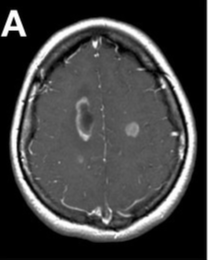
#> input picture t1.png, 208 x 260 px
$ python Fuzzy123.py   (older library calls are emulated)
#> lines starting #> are read from the running program, lines starting #| are printed output that depends on the picture; after the words box and inside, x2 and y2 are one past the last pixel; in counts of white or black regions, pixels touching at a corner belong together
import numpy as np
import cv2
import matplotlib.pyplot as plt
from matplotlib.gridspec import GridSpec

def riddlers_threshold(gray_img, tol=0.5, max_iter=100):
    img_flat = gray_img.flatten().astype(np.float64)
    t1 = img_flat.mean()

    for iteration in range(max_iter):
        g1 = img_flat[img_flat <= t1]
        g2 = img_flat[img_flat > t1]
        if len(g1) == 0 or len(g2) == 0:
            break
        mean_g1 = g1.mean()
        mean_g2 = g2.mean()
        t_new = (mean_g1 + mean_g2) / 2.0

        if abs(t_new - t1) < tol:
            break

        t1 = t_new

    return t1

def create_binary_image(gray_img, threshold):
    binary_img = np.zeros_like(gray_img, dtype=np.uint8)
    binary_img[gray_img > threshold] = 1
    return binary_img

def check_rule(neighbors, pattern):
    #check in neighbours match one of the specified 32 patterns
    ones_indices, zeros_indices = pattern
    for idx in ones_indices:
        if neighbors[idx] != 1:
            return False
    for idx in zeros_indices:
        if neighbors[idx] != 0:
            return False
    return True

def apply_32_fuzzy_rules(binary_img):
    """
    32 fuzzy rules as described in the paper.
    The rules detect edge pixels (dark pixels with at least one bright neighbor)

    Mask:
    N1    N2    N3
    N8    x     N4
    N7    N6    N5
    """
    rows, cols = binary_img.shape
    edge_img = np.zeros_like(binary_img, dtype=np.uint8)

    # Define the 32 rules as (ones_indices, zeros_indices)
    # Index mapping: N1->0, N2->1, N3->2, N4->3, N5->4, N6->5, N7->6, N8->7
    rules = [
        #Single neighbor is 1, all others are 0
        ([0], [1, 2, 3, 4, 5, 6, 7]),  #1: N1=1
        ([1], [0, 2, 3, 4, 5, 6, 7]),  #2: N2=1
        ([2], [0, 1, 3, 4, 5, 6, 7]),  #3: N3=1
        ([3], [0, 1, 2, 4, 5, 6, 7]),  #4: N4=1
        ([4], [0, 1, 2, 3, 5, 6, 7]),  #5: N5=1
        ([5], [0, 1, 2, 3, 4, 6, 7]),  #6: N6=1
        ([6], [0, 1, 2, 3, 4, 5, 7]),  #7: N7=1
        ([7], [0, 1, 2, 3, 4, 5, 6]),  #8: N8=1

        # Two adjacent neighbors are 1
        ([0, 1], [2, 3, 4, 5, 6, 7]),  #9: N1&N2=1
        ([1, 2], [0, 3, 4, 5, 6, 7]),  #10: N2&N3=1
        ([2, 3], [0, 1, 4, 5, 6, 7]),  #11: N3&N4=1
        ([3, 4], [0, 1, 2, 5, 6, 7]),  #12: N4&N5=1
        ([4, 5], [0, 1, 2, 3, 6, 7]),  #13: N5&N6=1
        ([5, 6], [0, 1, 2, 3, 4, 7]),  #14: N6&N7=1
        ([6, 7], [0, 1, 2, 3, 4, 5]),  #15: N7&N8=1
        ([0, 7], [1, 2, 3, 4, 5, 6]),  #16: N1&N8=1

        #Three neighbors are 1
        ([2, 3, 4], [0, 1, 5, 6, 7]),  #17: N3&N4&N5=1
        ([0, 6, 7], [1, 2, 3, 4, 5]),  #18: N1&N8&N7=1
        ([0, 1, 2], [3, 4, 5, 6, 7]),  #19: N1&N2&N3=1
        ([4, 5, 6], [0, 1, 2, 3, 7]),  #20: N5&N6&N7=1

        # Four neighbors are 1
        ([2, 3, 4, 5], [0, 1, 6, 7]),  #21: N3&N4&N5&N6=1
        ([0, 1, 6, 7], [2, 3, 4, 5]),  #22: N1&N2&N7&N8=1
        ([0, 5, 6, 7], [1, 2, 3, 4]),  #23: N1&N6&N7&N8=1
        ([1, 2, 3, 4], [0, 5, 6, 7]),  #24: N2&N3&N4&N5=1
        ([3, 4, 5, 6], [0, 1, 2, 7]),  #25: N4&N5&N6&N7=1
        ([0, 1, 2, 7], [3, 4, 5, 6]),  #26: N1&N2&N3&N8=1
        ([0, 1, 2, 3], [4, 5, 6, 7]),  #27: N1&N2&N3&N4=1
        ([4, 5, 6, 7], [0, 1, 2, 3]),  #28: N5&N6&N7&N8=1

        # Five neighbors are 1
        ([0, 1, 5, 6, 7], [2, 3, 4]),  #29: N1&N2&N6&N7&N8=1
        ([1, 2, 3, 4, 5], [0, 6, 7]),  #30: N2&N3&N4&N5&N6=1
        ([3, 4, 5, 6, 7], [0, 1, 2]),  #31: N4&N5&N6&N7&N8=1
        ([0, 1, 2, 3, 7], [4, 5, 6]),  #32: N1&N2&N3&N4&N8=1
    ]
    padded_img = np.pad(binary_img, (1, 1), mode='constant', constant_values=0)

    # Scan through the image
    for i in range(1, rows + 1):
        for j in range(1, cols + 1):
            # Check if current pixel is dark(0)
            if padded_img[i, j] == 0:
                neighbors = [
                    padded_img[i-1, j-1],  # top-left
                    padded_img[i-1, j],    # top
                    padded_img[i-1, j+1],  # top-right
                    padded_img[i, j+1],    # right
                    padded_img[i+1, j+1],  # bottom-right
                    padded_img[i+1, j],    # bottom
                    padded_img[i+1, j-1],  # bottom-left
                    padded_img[i, j-1],    # left
                ]

                # Count neighbors which have non-zero pixel values
                count = sum(neighbors)

                # check rules if atleast 1 neighbour is bright
                if count > 0:
                    # Group rules by count for efficiency (as per FKB in paper)
                    if count == 1 and any(check_rule(neighbors, rules[r]) for r in range(0, 8)):
                        edge_img[i-1, j-1] = 255
                    elif count == 2 and any(check_rule(neighbors, rules[r]) for r in range(8, 16)):
                        edge_img[i-1, j-1] = 255
                    elif count == 3 and any(check_rule(neighbors, rules[r]) for r in range(16, 20)):
                        edge_img[i-1, j-1] = 255
                    elif count == 4 and any(check_rule(neighbors, rules[r]) for r in range(20, 28)):
                        edge_img[i-1, j-1] = 255
                    elif count == 5 and any(check_rule(neighbors, rules[r]) for r in range(28, 32)):
                        edge_img[i-1, j-1] = 255

    return edge_img

def fuzzy_edge_detection_paper_method(gray_img):
    threshold = riddlers_threshold(gray_img)
    print(f"Computed threshold: {threshold:.2f}")

    binary_img = create_binary_image(gray_img, threshold)

    edge_img = apply_32_fuzzy_rules(binary_img)

    return edge_img, binary_img, threshold

def result_grid(image_paths, output_path="comparison_grid.png"):
    #To create a grid for the final results
#> called with output_path = 'mri_edge_comparison_table.png'
    num_images = len(image_paths)
    results = []
    for idx, img_path in enumerate(image_paths):
        print(f"Processing {idx+1}/{num_images}: {img_path}")
        img = cv2.imread(img_path, cv2.IMREAD_GRAYSCALE)
#> img is the input picture: shape (260, 208); min 0, max 255, mean 64.2
        if img is None:
            print(f"Warning: Could not load {img_path}, skipping...")
            continue
        max_dim = 512
        h, w = img.shape
#> h = 260; w = 208
        if max(h, w) > max_dim:
            scale = max_dim / max(h, w)
            new_w, new_h = int(w * scale), int(h * scale)
            img = cv2.resize(img, (new_w, new_h))

        #fuzzy edge detection operation
        edge_img, _, _ = fuzzy_edge_detection_paper_method(img)
#> in riddlers_threshold, `t1 = img_flat.mean()`: t1 = 64.2
#> the loop in riddlers_threshold, `for iteration in range(max_iter):` made 3 passes
#> (mean_g1, mean_g2, t_new, t1) on passes 1 to 2: (8.84, 112, 60.41, 60.41), (7.6, 111, 59.32, 59.32)
#> (mean_g1, mean_g2, t_new) on pass 3: (7.33, 110.8, 59.07)
#> in fuzzy_edge_detection_paper_method, `threshold = riddlers_threshold(gray_img)`: threshold = 59.32
#| Computed threshold: 59.32
#> in fuzzy_edge_detection_paper_method, `binary_img = create_binary_image(gray_img, threshold)`:
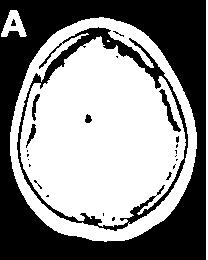
#> binary_img: shape (260, 208); values 0 (black) and 1 (white), 55% white; 24 black regions (16 under 20 px), largest, box (x1, y1, x2, y2) and area: (0, 0, 206, 260) 20552, (17, 27, 188, 231) 3213, (159, 89, 181, 132) 222
#> in apply_32_fuzzy_rules, `padded_img = np.pad(binary_img, (1, 1), mode='constant', constant_valu..`: padded_img: shape (262, 210); values 0 (black) and 1 (white), 54% white; 24 black regions (16 under 20 px), largest, box (x1, y1, x2, y2) and area: (0, 0, 210, 262) 21492, (18, 28, 189, 232) 3213, (160, 90, 182, 133) 222
#> after the loop in apply_32_fuzzy_rules, `for i in range(1, rows + 1):`:
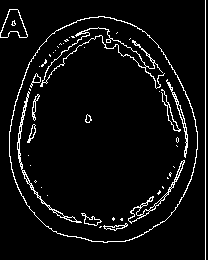
#> edge_img: shape (260, 208); 5.6% white in thin lines or dots

        #Sobel operation
        sobel_x = cv2.Sobel(img, cv2.CV_64F, 1, 0, ksize=3)
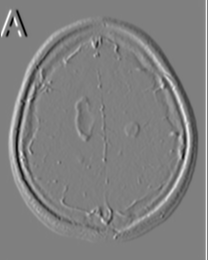
#> sobel_x: shape (260, 208) float64; min -865, max 861, mean 5.2; drawn with min black and max white
        sobel_y = cv2.Sobel(img, cv2.CV_64F, 0, 1, ksize=3)
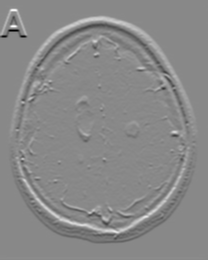
#> sobel_y: shape (260, 208) float64; min -981, max 847, mean 0.2; drawn with min black and max white
        sobel_edges = np.sqrt(sobel_x**2 + sobel_y**2)
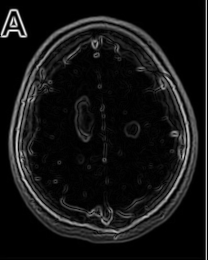
#> sobel_edges: shape (260, 208) float64; min 0, max 981, mean 80.5; drawn with min black and max white
        sobel_edges = np.uint8(255 * sobel_edges / sobel_edges.max())

        #Canny operation
        canny_edges = cv2.Canny(img, 50, 150)
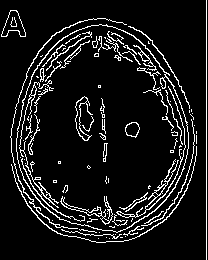
#> canny_edges: shape (260, 208); 9.5% white in thin lines or dots

        results.append({
            'name': img_path,
            'original': img,
            'fuzzy': edge_img,
            'canny': canny_edges,
            'sobel': sobel_edges
        })
#> pass 2 of the loop in result_grid, `for idx, img_path in enumerate(image_paths):`:
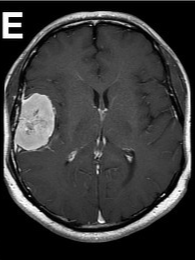
#> input picture t2.png, 195 x 260 px
#> in result_grid, img is the input picture: shape (260, 195); min 0, max 255, mean 57.4
#| Computed threshold: 108.40
#> in fuzzy_edge_detection_paper_method (call 2), `binary_img = create_binary_image(gray_img, threshold)`:
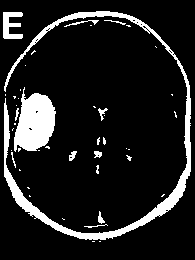
#> binary_img: shape (260, 195); values 0 (black) and 1 (white), 12.3% white; 45 white regions (32 under 20 px), largest, box (x1, y1, x2, y2) and area: (4, 11, 191, 240) 3535, (14, 87, 56, 152) 1818, (3, 12, 23, 39) 346
#> padded_img: shape (262, 197); values 0 (black) and 1 (white), 12.1% white; 45 white regions (32 under 20 px), largest, box (x1, y1, x2, y2) and area: (5, 12, 192, 241) 3535, (15, 88, 57, 153) 1818, (4, 13, 24, 40) 346
#> sobel_x: shape (260, 195) float64
#> sobel_y: shape (260, 195) float64
#> in result_grid, `canny_edges = cv2.Canny(img, 50, 150)`:
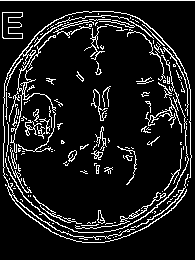
#> canny_edges: shape (260, 195); 10.7% white in thin lines or dots
#> pass 3 of the loop in result_grid, `for idx, img_path in enumerate(image_paths):`:
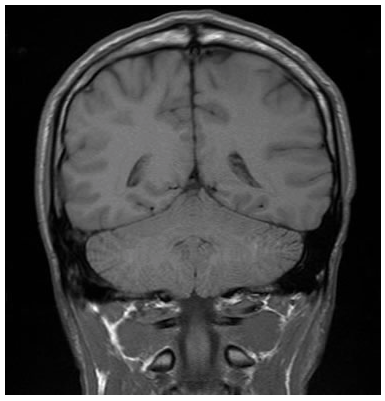
#> input picture mri_brain.png, 385 x 401 px
#> img: shape (401, 385)
#| Computed threshold: 62.75
#> in fuzzy_edge_detection_paper_method (call 3), `binary_img = create_binary_image(gray_img, threshold)`:
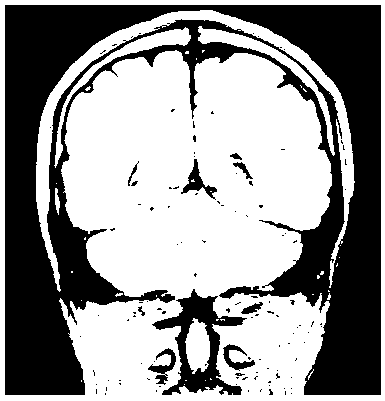
#> binary_img: shape (401, 385); values 0 (black) and 1 (white), 58.2% white; 116 black regions (105 under 20 px), largest, box (x1, y1, x2, y2) and area: (5, 5, 381, 395) 59370, (152, 289, 247, 395) 3260, (181, 159, 217, 200) 416
#> padded_img: shape (403, 387); values 0 (black) and 1 (white), 57.6% white; 117 black regions (105 under 20 px), largest, box (x1, y1, x2, y2) and area: (6, 6, 382, 396) 59370, (153, 290, 248, 396) 3260, (0, 0, 387, 403) 1576
#> sobel_x: shape (401, 385) float64
#> sobel_y: shape (401, 385) float64
#> in result_grid, `canny_edges = cv2.Canny(img, 50, 150)`:
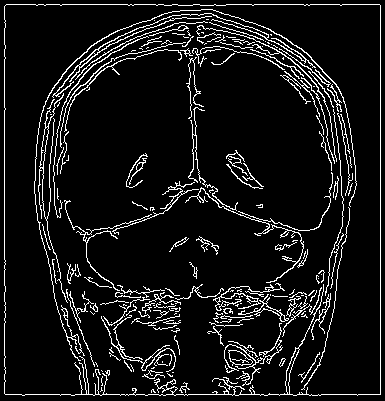
#> canny_edges: shape (401, 385); 8.6% white in thin lines or dots
#> the loop made 5 passes; the first 3 are shown

    if not results:
        print("Error: No images were successfully processed")
        return

    # creating a grid to hold all results and compare
    rows = len(results)
    cols = 4  # For Original, Fuzzy, Canny, Sobel

    fig = plt.figure(figsize=(16, 4 * rows))
    gs = GridSpec(rows, cols, figure=fig, hspace=0.02, wspace=0.01)

    # Column titles
    titles = ['Original Image', 'Fuzzy Edge (32 Rules)', 'Canny Edge', 'Sobel Edge']

    for row_idx, result in enumerate(results):
        # Original
        ax1 = fig.add_subplot(gs[row_idx, 0])
        ax1.imshow(result['original'], cmap='gray')
        if row_idx == 0:
            ax1.set_title(titles[0], fontsize=12, fontweight='bold')
        ax1.set_ylabel(f"Image {row_idx+1}", fontsize=10, fontweight='bold')
        ax1.axis('off')

        # Fuzzy Edge
        ax2 = fig.add_subplot(gs[row_idx, 1])
        ax2.imshow(result['fuzzy'], cmap='gray')
        if row_idx == 0:
            ax2.set_title(titles[1], fontsize=12, fontweight='bold')
        ax2.axis('off')

        # Canny
        ax3 = fig.add_subplot(gs[row_idx, 2])
        ax3.imshow(result['canny'], cmap='gray')
        if row_idx == 0:
            ax3.set_title(titles[2], fontsize=12, fontweight='bold')
        ax3.axis('off')

        # Sobel
        ax4 = fig.add_subplot(gs[row_idx, 3])
        ax4.imshow(result['sobel'], cmap='gray')
        if row_idx == 0:
            ax4.set_title(titles[3], fontsize=12, fontweight='bold')
        ax4.axis('off')

    fig.suptitle('Edge Detection Methods on MRI Brain Scans',
                 fontsize=16, fontweight='bold', y=0.995)       # title of grid
    plt.show()
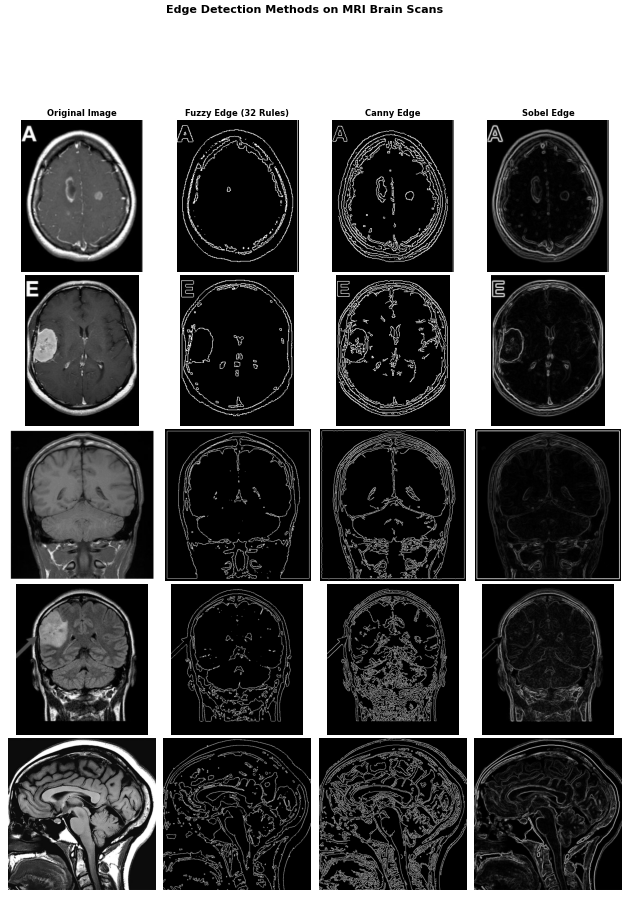
#> figure drawn by matplotlib, 20 panels
    return results

# Main Function
if __name__ == "__main__":

    image_paths = ["t1.png", "t2.png", "mri_brain.png", "mri_brain1.png", "mri1.jpg"]
    results = result_grid(image_paths, output_path="mri_edge_comparison_table.png")
    single_img = cv2.imread("tumor1.jpg", cv2.IMREAD_GRAYSCALE)

    if single_img is not None:
        edge_img, binary_img, threshold = fuzzy_edge_detection_paper_method(single_img)
        #-#-#
        sobel_x = cv2.Sobel(single_img, cv2.CV_64F, 1, 0, ksize=3)
        sobel_y = cv2.Sobel(single_img, cv2.CV_64F, 0, 1, ksize=3)
        sobel_edges = np.sqrt(sobel_x**2 + sobel_y**2)
        sobel_edges = np.uint8(255 * sobel_edges / sobel_edges.max())
        #-#-#
        canny_edges = cv2.Canny(single_img, 50, 150)
